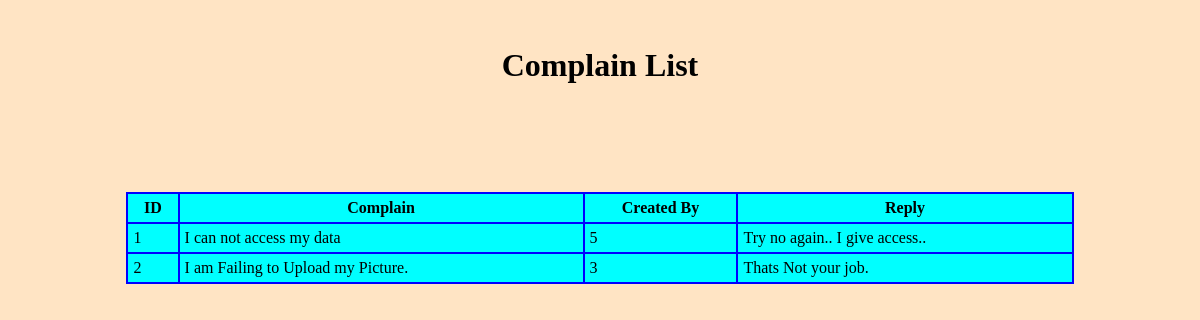
The page /show_com.php on the database its author committed.
### tables this page shows
CREATE TABLE `complain` (
  `id` int(11) NOT NULL,
  `txt` text NOT NULL,
  `CreateBy` int(11) NOT NULL,
  `CreatedAt` timestamp NOT NULL DEFAULT current_timestamp() ON UPDATE current_timestamp(),
  `reply` text NOT NULL
);

### show_com.php (the view, shortened to what this page needs)
<?php
	include "config.php";
	$q="SELECT * FROM complain";
	$result=$conn->query($q);
?>
<html>
<head>
    <link rel="stylesheet" href="style.css">
</head>
<body>
	<div >
    <center>
    <br>
	<h1> Complain List</h1> <br> <br>
	<table cellpadding="5" cellspacing="5">
		<tr>
            <th>ID</th>
			<th>Complain</th>
			<th>Created By</th>
			<th>Reply</th>
		</tr>
		<?php
        $x=1;
		while($row=$result->fetch_assoc())
		{
			echo "<tr>";
                echo "<td>".$x++. " </td>";
				echo "<td>".$row["txt"]. " </td>";
				echo "<td>".$row["CreateBy"]. " </td>";
				echo "<td>".$row["reply"]. " </td>";
		}
		?>
	</table>
    <br> <br>
    </center>
	</div>
</body>
</html>

### style.css (style rules this page uses)
body { background-color: #ffe4c4; }
table { width: 500px; position: relative; margin: 50px auto; border: 1px solid #808080; padding: 50px; background-color: #00ffff; }

### show_com.php (style rules this page uses)
table, td, th { border-collapse:collapse; border: 2px solid blue; }
table { width: 80%; }

### rows shown on the page
complain: txt "I can not access my data", CreateBy "5", reply "Try no again.. I give access.."
complain: txt "I am Failing to Upload my Picture.", CreateBy "3", reply "Thats Not your job."
